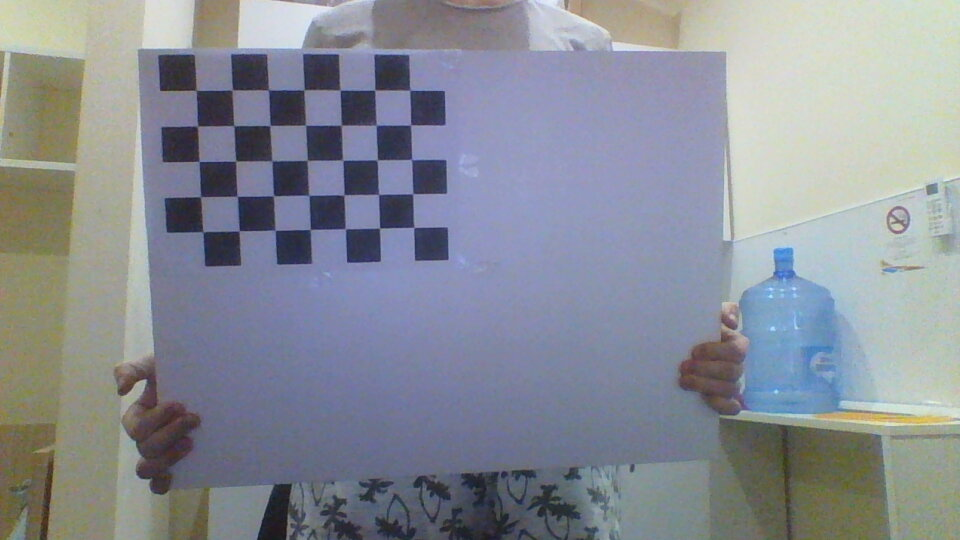
#> input picture 1.jpg, 960 x 540 px; its folder holds 7 pictures in this run
$ python HW2_TASK2.py   (older library calls are emulated)
#> lines starting #> are read from the running program, lines starting #| are printed output that depends on the picture; after the words box and inside, x2 and y2 are one past the last pixel; in counts of white or black regions, pixels touching at a corner belong together; long printed decimals are rounded
# prepare object points
nx = 7 #number of inside corners in x
ny = 5 #number of inside corners in y
import time
import numpy as np
import cv2
import glob
import matplotlib.pyplot as plt


# termination criteria
criteria = (cv2.TERM_CRITERIA_EPS + cv2.TERM_CRITERIA_MAX_ITER, 30, 0.001)

# prepare object points, like (0,0,0), (1,0,0), (2,0,0) ....,(6,5,0)
objp = np.zeros((ny*nx, 3), np.float32)
objp[:, :2] = np.mgrid[0:nx, 0:ny].T.reshape(-1, 2)
objp1 = np.zeros((ny*nx, 3), np.float32)
objp1[:, :2] = np.mgrid[0:nx, 0:ny].T.reshape(-1, 2)

# Arrays to store object points and image points from all the images.
objpoints = [] # 3d point in real world space
objpoints1 = [] # 3d point in real world space for last object
imgpoints = [] # 2d points in image plane.
imgpoints1 = [] # 2d points in image plane for last object
#get images
images = glob.glob('*.jpg')

for fname in images:
    img = cv2.imread(fname)
#> img is the input picture: shape (540, 960, 3); mean B, G, R 150.6, 141.6, 137
    gray = cv2.cvtColor(img,cv2.COLOR_BGR2GRAY)

    # Find the chess board corners
    ret, corners = cv2.findChessboardCorners(gray, (nx, ny), None)
#> ret = True; corners = 35 rows, first 8: [202, 97], [231.9, 89.99], [268.1, 89.73], [304.6, 90.35], [340.2, 89.93], [374.9, 90.15], [409.6, 90.27], [197.9, 126.5]

    # If found, add object points, image points (after refining them)
    if ret == True:
        objpoints.append(objp)
        corners2 = cv2.cornerSubPix(gray,corners,(9,9),(-1,-1),criteria)
#> corners2 = 35 rows, first 8: [196.2, 90.34], [232.3, 89.88], [268.4, 89.93], [304.1, 89.75], [340.1, 90.08], [374.7, 90.06], [409.7, 90.18], [197.4, 126.1]
        imgpoints.append(corners2)
        # Draw and display the corners
        plt.ion()
        img = cv2.drawChessboardCorners(img, (nx, ny), corners2, ret)
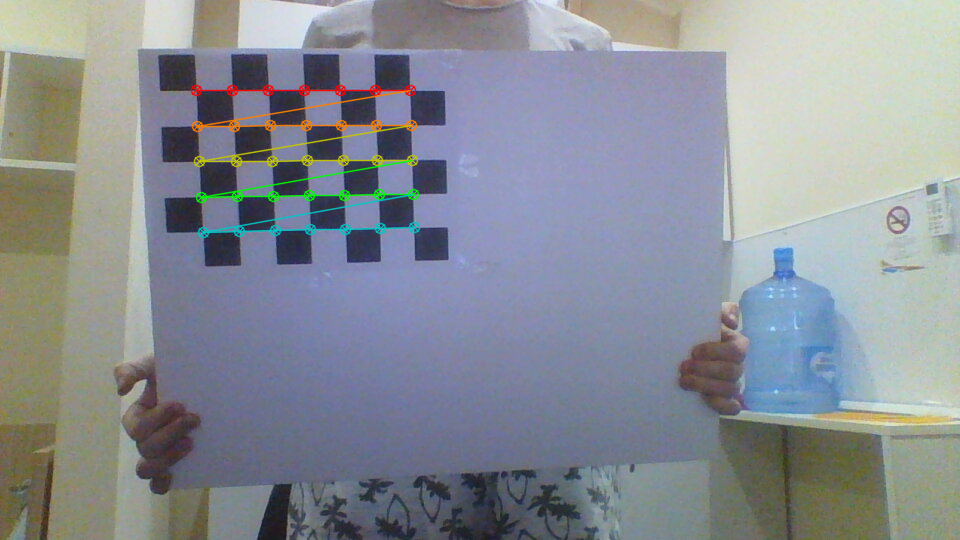
#> img: shape (540, 960, 3); 1.64% of pixels changed, all inside (x1, y1, x2, y2) = (190, 84, 421, 239)
        #show every corner in every image
        # plt.imshow(img)
        # plt.show()
        # plt.pause(0.1)
    else:
        print(fname) #shows not executable images
#> pass 2 of the loop `for fname in images:`:
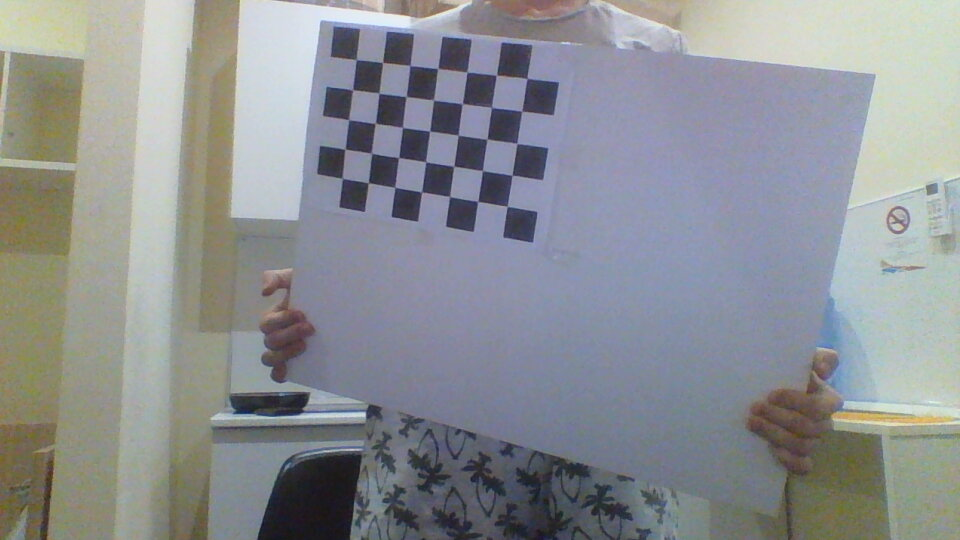
#> input picture 2019-10-11-233633_2.jpg, 960 x 540 px
#> img is the input picture: shape (540, 960, 3); mean B, G, R 147.3, 144, 140.9
#> `gray = cv2.cvtColor(img,cv2.COLOR_BGR2GRAY)`:
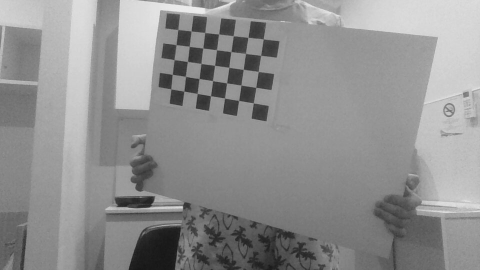
#> gray: shape (540, 960) (shown at 1/2 size); min 21, max 240, mean 143.5
#> `ret, corners = cv2.findChessboardCorners(gray, (nx, ny), None)`: corners = 35 rows, first 8: [356.1, 59.82], [382.3, 61.94], [409.7, 65.62], [437.5, 68.02], [467, 71.99], [496.6, 75.52], [527, 78.31], [353.6, 90.54]
#> `corners2 = cv2.cornerSubPix(gray,corners,(9,9),(-1,-1),criteria)`: corners2 = 35 rows, first 8: [356.2, 59.54], [382.6, 62.45], [410.1, 65.5], [437.7, 68.52], [467, 72.07], [496.4, 75.16], [526.9, 78.37], [352.6, 89.81]
#> `img = cv2.drawChessboardCorners(img, (nx, ny), corners2, ret)`:
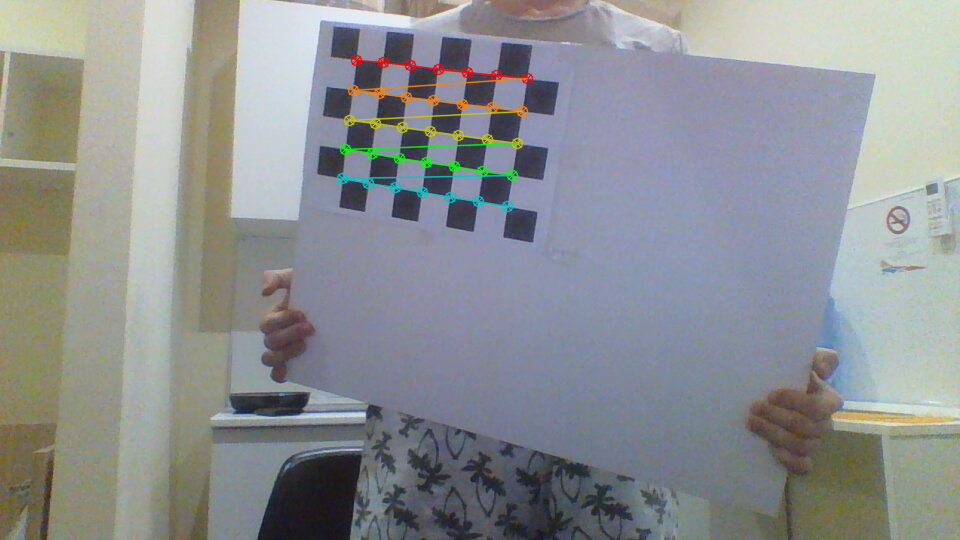
#> img: shape (540, 960, 3); 1.4% of pixels changed, all inside (x1, y1, x2, y2) = (336, 54, 534, 213)
# print("image points \n", imgpoints)
# print("object points \n", objpoints)
#Calibration
ret, mtx, dist, rvecs, tvecs = cv2.calibrateCamera(objpoints, imgpoints, gray.shape[::-1], None, None)
#dist – Output vector of distortion coefficients
# (k_1, k_2, p_1, p_2[, k_3[, k_4, k_5, k_6]]) of 4, 5, or 8 elements.
#rvecs – Output vector of rotation vectors
#ret-
#mtx- Output 3x3 floating-point camera matrix
#tvecs – Output vector of translation vectors estimated for each pattern view.
#Store the camera matrix and distortion coefficients in the folder
print('Camera matrix and distortion coefficients were stored in folder Results')
np.savez('Results',ret=ret,matrix=mtx,distance=dist,rotation=rvecs,translation=tvecs)

# Read in an image
img = cv2.imread('1.jpg')
h,  w = img.shape[:2]
#returns the new(optimal)camera matrix based on the free scaling parameter
newcameramtx, roi = cv2.getOptimalNewCameraMatrix(mtx, dist, (w, h), 0, (w, h))

# undistort
dst = cv2.undistort(img, mtx, dist, None, newcameramtx)
# crop the image
x, y, w, h = roi
dst = dst[y:y+h, x:x+w]
#> dst: shape (539, 959, 3)
#cv2.imwrite('calibration_result.png',dst)

#Plotting
f, (ax1, ax2) = plt.subplots(1, 2, figsize=(16, 9))
f.tight_layout()
ax1.imshow(img)
ax1.set_title('Original Image', fontsize=20)
ax2.imshow(dst)
ax2.set_title('Undistorted Image', fontsize=20)
plt.subplots_adjust(left=0., right=1, top=0.9, bottom=0.)
plt.suptitle('PART 1: CALIBRATION OF THE CAMERA')
plt.show()
plt.pause(6)
plt.close()
#calculating the reprojection error
tot_error = 0
for i in range(len(objpoints)):
    imgpoints2, _ = cv2.projectPoints(objpoints[i], rvecs[i], tvecs[i], mtx, dist)
    error = cv2.norm(imgpoints[i],imgpoints2, cv2.NORM_L2)/len(imgpoints2)
    tot_error += error
print("reprojection error = %.2f \n" % (tot_error/len(objpoints)))

#PART2: CALCULATING OBJECT SIZE
#Read image with object
print('PART2:CALCULATING OBJECT SIZE')
imag = cv2.imread('object.jpg')
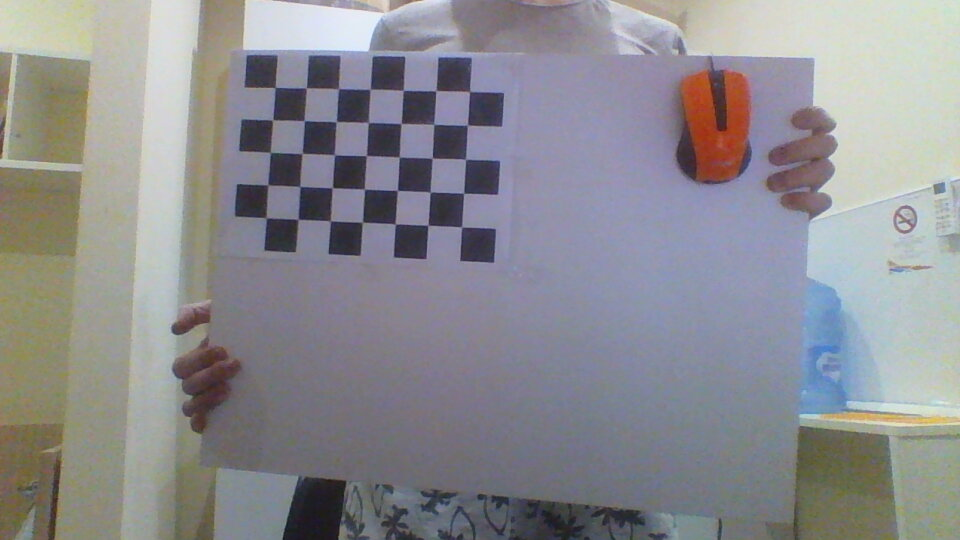
#> input picture object.jpg, 960 x 540 px
#> imag is the input picture: shape (540, 960, 3); mean B, G, R 144.8, 140.6, 140.9
hsv = cv2.cvtColor(imag, cv2.COLOR_BGR2HSV)
#> hsv: shape (540, 960, 3); mean H, S, V 89, 37.5, 153.3
dst = cv2.undistort(imag, mtx, dist, None, newcameramtx)
#> dst: shape (540, 960, 3)
#crop the image
x, y, w, h = roi
dst = dst[y:y+h, x:x+w]
#> dst: shape (539, 959, 3)
cv2.imwrite('res_object.png',dst)
#DRAW A BOUNDING BOX
im = cv2.imread('res_object.png')
hsv_img = cv2.cvtColor(im, cv2.COLOR_BGR2HSV)
#> hsv_img: shape (539, 959, 3); mean H, S, V 89.4, 37.8, 153.1

gray = cv2.cvtColor(im,cv2.COLOR_BGR2GRAY)
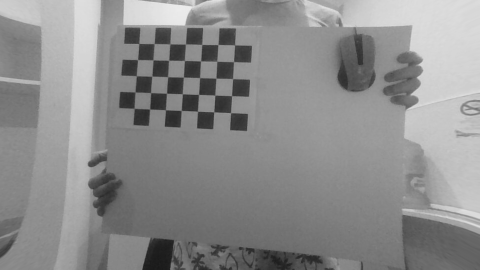
#> gray: shape (539, 959) (shown at 1/2 size); min 25, max 239, mean 140.7

# Find the chess board corners for that photo
ret, corners = cv2.findChessboardCorners(gray, (nx, ny), None)
#> corners = 35 rows, first 8: [278, 87.49], [308.9, 87.99], [341.2, 87.17], [371.5, 88.67], [404.2, 89.12], [436.1, 89.39], [469.1, 91.22], [275.9, 120]

# If found, add object points, image points (after refining them)
if ret == True:
        objpoints1.append(objp)
        corners2 = cv2.cornerSubPix(gray,corners,(9,9),(-1,-1),criteria)
#> corners2 = 35 rows, first 8: [278.2, 87.4], [308.7, 87.72], [340.3, 88.25], [371.4, 88.52], [404.2, 89.37], [436.4, 89.57], [469.7, 90.35], [275.6, 119.7]
        imgpoints1.append(corners2)
        # Draw and display the corners
        # plt.ion()
        img = cv2.drawChessboardCorners(im, (nx, ny), corners2, ret)
#> img: shape (539, 959, 3)
        # plt.imshow(im)
        # plt.show()
        # plt.pause(0.5)
else:
    print(fname) #shows not executable images
#print("image points for current photo \n", imgpoints1)
#Range of out color(mandarin) to segment it for next detecting object
COLOR_MIN = np.array([0, 125, 100],np.uint8)
COLOR_MAX = np.array([35, 255, 255],np.uint8)
frame_threshed = cv2.inRange(hsv_img, COLOR_MIN, COLOR_MAX)
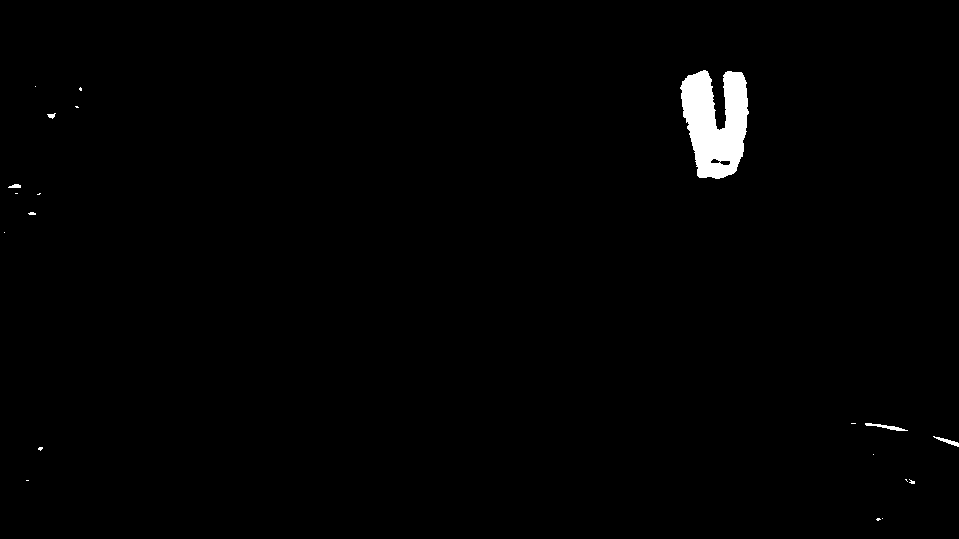
#> frame_threshed: shape (539, 959); 1.1% white; 20 white regions (15 under 20 px)
imgray = frame_threshed
ret,thresh = cv2.threshold(frame_threshed,127,255,0)
_, contours, hierarchy = cv2.findContours(thresh,cv2.RETR_TREE,cv2.CHAIN_APPROX_SIMPLE)
#> contours = 22 contours, 16 with area under 20; largest, box (x1, y1, x2, y2) and area: (680, 70, 749, 179) 5050, (865, 423, 908, 431) 78, (933, 436, 959, 447) 60, (719, 160, 731, 166) 45, (710, 158, 721, 164) 36, (8, 184, 21, 188) 25

# Find the index of the largest contour
areas = [cv2.contourArea(c) for c in contours]
#> areas = [0, 5, 0, 8, 0.5, 0, 8, 59.5, 77.5, 0, 0, 10.5, 1, 0, 25, 19.5, 2, 4.5, 0, 5049.5, 45, 35.5]
max_index = np.argmax(areas)
#> max_index = 19
cnt=contours[max_index]
#> cnt = contour of 210 points, box (x1, y1, x2, y2) (680, 70, 749, 179), area 5050
#Obtaining parameters of object
x,y,w1,h1 = cv2.boundingRect(cnt)
#> x = 680; y = 70; w1 = 69; h1 = 109
cv2.rectangle(im,(x,y),(x+w1,y+h1),(0,255,0),2)
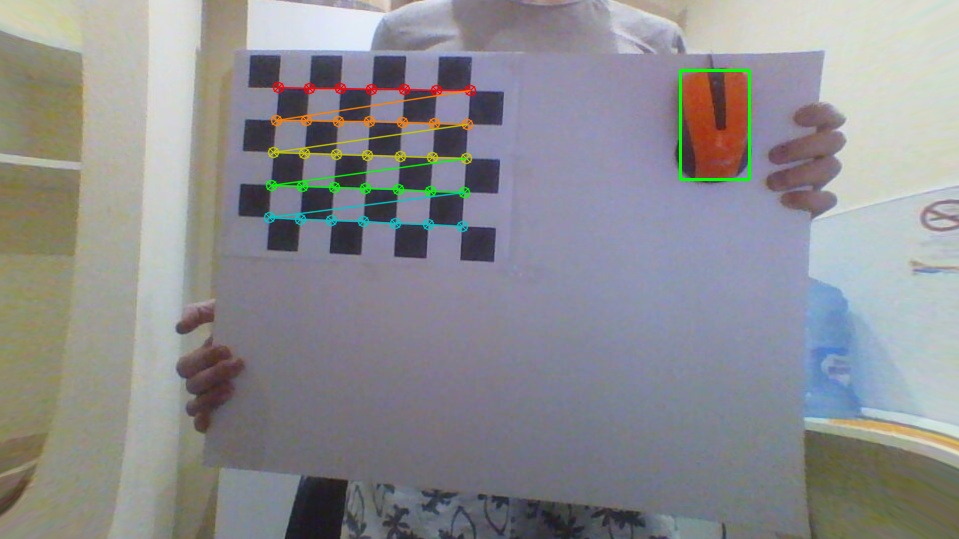
#> im: shape (539, 959, 3); mean B, G, R 144, 141, 140.5
#Plotting
plt.imshow(im, cmap='gray', interpolation='bicubic')
plt.xticks([]), plt.yticks([]) # to hide tick values on X and Y axis
plt.suptitle('STEP2: ESTIMATING THE OBJECT SIZE')
plt.title('Object found')
plt.show()
plt.pause(6)
plt.close()

#calculate distance between corners for object
x1 = imgpoints1[0][0][0][0]
#> x1 = 278.2
y1 = imgpoints1[0][0][0][1]
#> y1 = 87.4
x2 = imgpoints1[0][1][0][0]
#> x2 = 308.7
y2 = imgpoints1[0][1][0][1]
#> y2 = 87.72
print('Points of two corners in the chessboard on our photo:',x1,y1,x2,y2)
#| Points of two corners in the chessboard on our photo: 278.206 87.401 308.730 87.723
a = np.array(x1,y1)
#> a = 278.2
b = np.array(x2,y2)
#> b = 308.7
#calculating Euclidian distance between corners' points
dist1 = np.linalg.norm(a-b)
#> dist1 = 30.52
print('Distance between two pixel points=',dist1)
#| Distance between two pixel points= 30.524
obj_width = 33 # real size of chessboard lines
ratio = dist1/obj_width #scaling factor
#> ratio = 0.925
print('Ratio=',ratio)
#| Ratio= 0.925
# plt.imshow(imag)
# plt.show()
#calculate object size with manually estimated distance(use imag = cv2.imread('object.jpg') in string 104)
WD = 70 #distance to object in cm(manually estimated)
#object size in image plane(in pixels)
x_pix = w1
#> x_pix = 69
y_pix = h1
#> y_pix = 109
print('Object size in pixels=',x_pix,'\n',y_pix)
#| Object size in pixels= 69
#|  109
focal = (mtx[0][0]+mtx[1][1])/(2*ratio) #real focal length,we take into account that fx almost equal to fy
real_size_x = (WD*x_pix/ratio)/focal
real_size_y = (WD*y_pix/ratio)/focal
print('X real size(mm)=',real_size_x,'\nY real size(mm)=',real_size_y)
#How we can see, estimated size is approximetly equal to real size of object
# print(mtx[0][0])
# print(mtx[1][1])


#Step3(a):ESTIMATING THE DISTANCE BETWEEN THE OBJECT AND THE CAMERA(MOUSE)
print('\nPART3(First method):ESTIMATING THE DISTANCE BETWEEN THE OBJECT AND CAMERA\n')
distance_to_obj = (real_size_x*mtx[0][0])/(x_pix)
print('Estimated distance to object (cm) =',distance_to_obj)
#to calculate distance to object2.jpg(distance from camera = 106) or calculate distance to object3_94
# (distance from camera = 94) you need to go to string 105 and instead of
#imag = cv2.imread('object.jpg') write imag = cv2.imread('object2.jpg') or imag = cv2.imread('object3_94.jpg')
# and then in string 192 instead of
#distance_to_obj = (real_size_x*mtx[0][0])/(x_pix) write distance_to_obj = (6.5*mtx[0][0])/(x_pix)
#where 6.5 (cm) - real size of object by x axis.
#We take into accounting that varies only pixel parameters of object(x_pix,y_pix) and focal length, that we can
#obtain from mtx - mtx[0][0]
print('\nPART3(Second method):ESTIMATING THE DISTANCE BETWEEN THE OBJECT AND CAMERA\n')
#OR YOU CAN YOU THE CODE BELOW:
width = 65 #(real size of object)
im = cv2.imread('object2.jpg')
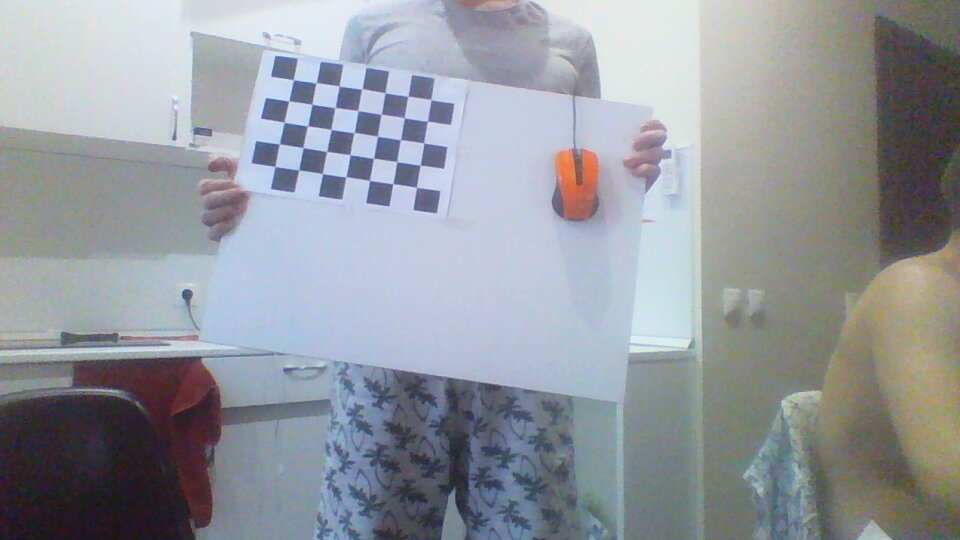
#> input picture object2.jpg, 960 x 540 px
#> im is the input picture: shape (540, 960, 3); mean B, G, R 158.6, 151.9, 147.7
h, w = im.shape[:2]
#Undistort the image
newcameramtx, roi = cv2.getOptimalNewCameraMatrix(mtx, dist, (w, h), 1, (w, h))
#undistort
dst = cv2.undistort(im, mtx, dist, None, newcameramtx)
#> dst: shape (540, 960, 3)
cv2.imwrite('object_distance_calibrated.png', dst)
# crop the image
x, y, w, h = roi
dst = dst[y:y+h, x:x+w]
#> dst: shape (450, 746, 3)
im = dst
#Finding the Mouse
hsv_img = cv2.cvtColor(im, cv2.COLOR_BGR2HSV)
#> hsv_img: shape (450, 746, 3); mean H, S, V 90.4, 36.9, 164.9
COLOR_MIN = np.array([0, 125, 100], np.uint8)
COLOR_MAX = np.array([35, 255, 255], np.uint8)
frame_threshed = cv2.inRange(hsv_img, COLOR_MIN, COLOR_MAX)
#> frame_threshed: shape (450, 746); 0.27% white; 6 white regions (4 under 20 px), largest, box (x1, y1, x2, y2) and area: (434, 126, 464, 171) 868, (443, 173, 450, 178) 22
imgray = frame_threshed
ret, thresh = cv2.threshold(frame_threshed, 127, 255, 0)
_, contours, hierarchy = cv2.findContours(thresh, cv2.RETR_TREE, cv2.CHAIN_APPROX_SIMPLE)
# Find the index of the largest contour
areas = [cv2.contourArea(c) for c in contours]
max_index = np.argmax(areas)
cnt = contours[max_index]
x, y, w, h = cv2.boundingRect(cnt)
cv2.rectangle(im, (x, y), (x+w, y+h), (0, 255, 0), 2)
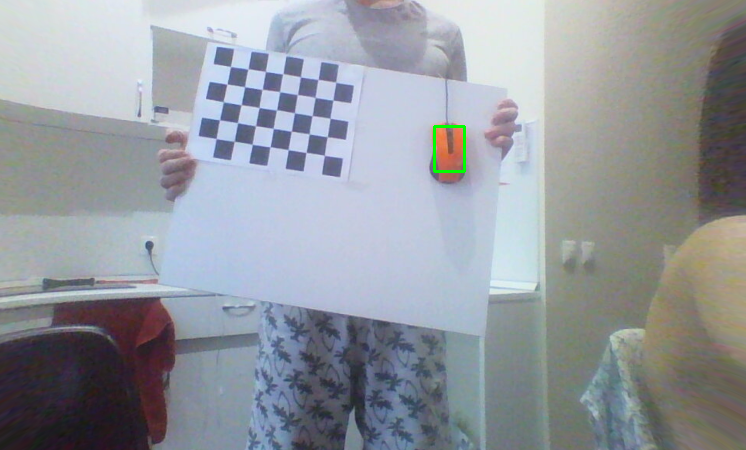
#> im: shape (450, 746, 3); mean B, G, R 159.4, 152.9, 148.1
plt.imshow(im, cmap='gray', interpolation='bicubic')
plt.xticks([]), plt.yticks([]) # to hide tick values on X and Y axis
plt.suptitle('STEP3: ESTIMATING THE DISTANCE BETWEEN THE OBJECT AND THE CAMERA')
plt.title('Distance found')
plt.show()
plt.pause(6)
print(" The distance between the image plane and the object = %.2f mm" % (width*mtx[0][0]/w))
